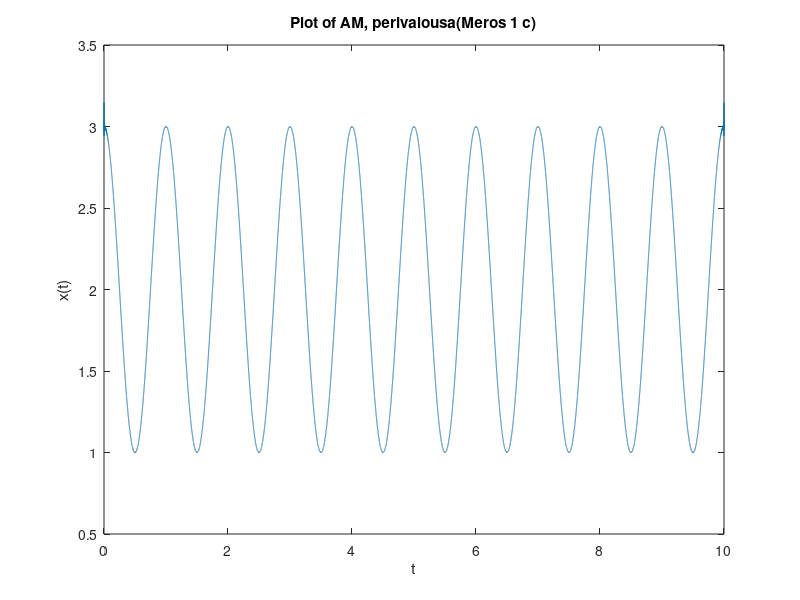

Here is the MATLAB script that generated this plot:
fs=10000;
Ts=1/fs;
t=[0:Ts:10];
m=cos(2*pi*t);
Ac=2;
fc=500;
x=(Ac+m).*cos(2*pi*fc*t);
env=abs(hilbert(x));

figure;
plot(t,env);
title('Plot of AM, perivalousa(Meros 1 c)');
xlabel('t');
ylabel('x(t)');
